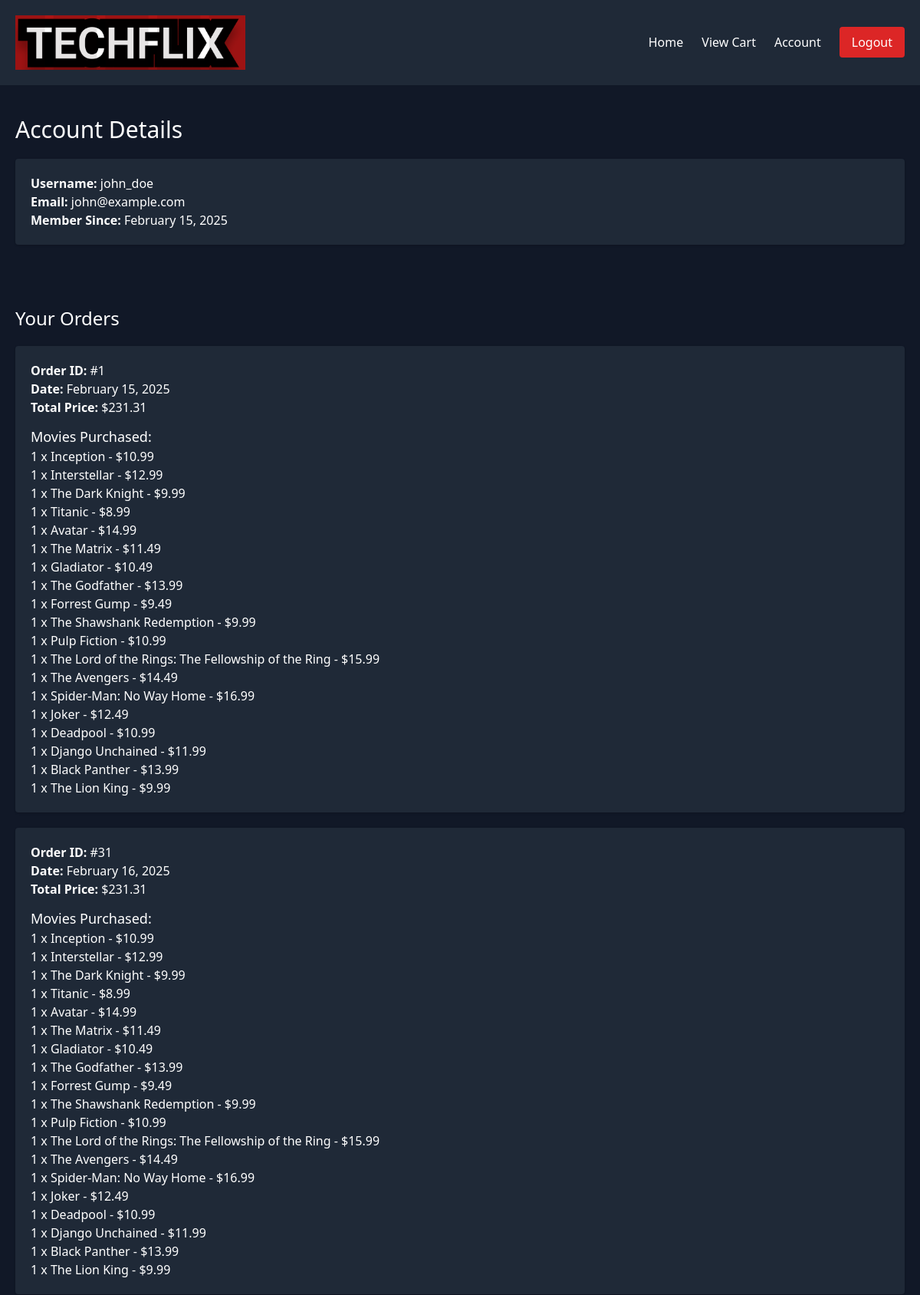
The app's page /movies/account/ (signed in, upper part) with its own data.
### movies/models.py (models this page shows, shortened)
class Order(models.Model):
    user = models.ForeignKey(User, on_delete=models.CASCADE)
    created_at = models.DateTimeField(auto_now_add=True)
    total_price = models.DecimalField(max_digits=8, decimal_places=2, default=0.00)  # ✅ Ensure this field exists

class OrderItem(models.Model):
    order = models.ForeignKey(Order, related_name= "order_items", on_delete=models.CASCADE)
    movie = models.ForeignKey(Movie, on_delete=models.CASCADE)
    quantity = models.PositiveIntegerField(default=1)

class Movie(models.Model):
    title = models.CharField(max_length=255)
    description = models.TextField()
    price = models.DecimalField(max_digits=6, decimal_places=2)
    image = models.ImageField(upload_to='movies/')

### movies/views.py (the view)
# urls.py: path('account/', account_page, name='account'),
@login_required
def account_page(request):
    user_orders = Order.objects.filter(user=request.user).prefetch_related("order_items__movie")
    return render(request, "movies/account.html", {
        "user": request.user,
        "orders": user_orders
    })

### templates/movies/account.html (shortened to what this page needs)
{% load static %}
<!DOCTYPE html>
<html lang="en">
<head>
    <link href="https://cdn.jsdelivr.net/npm/tailwindcss@2.2.19/dist/tailwind.min.css" rel="stylesheet">
</head>
<body class="text-white bg-gray-900">
    <header class="p-5 flex justify-between items-center bg-gray-800">
        <img src="{% static 'movies/images/Techflix_logo.png' %}" height="100" alt="Techflix Logo" width="300">
        <div class="flex justify-center space-x-6 items-center">
            <span><a href="{% url 'index' %}" class="hover:text-red-400">Home</a></span>
            <span><a href="{% url 'view_cart' %}" class="hover:text-red-400">View Cart</a></span>
            <span><a href="{% url 'account' %}" class="hover:text-red-400">Account</a></span>
            <form action="{% url 'logout' %}" method="POST">
                <button type="submit" class="bg-red-600 text-white px-4 py-2 rounded hover:bg-red-500">Logout</button>
            </form>
        </div>
    </header>
    <section class="py-10 px-5">
        <h1 class="text-3xl mb-5">Account Details</h1>
        <div class="bg-gray-800 p-5 rounded shadow">
            <p><strong>Username:</strong> {{ user.username }}</p>
            <p><strong>Email:</strong> {{ user.email }}</p>
            <p><strong>Member Since:</strong> {{ user.date_joined|date:"F d, Y" }}</p>
        </div>
    </section>
    <section class="py-10 px-5">
        <h2 class="text-2xl mb-5">Your Orders</h2>
        {% if orders %}
            <div class="space-y-5">
                {% for order in orders %}
                    <div class="bg-gray-800 p-5 rounded shadow">
                        <p><strong>Order ID:</strong> #{{ order.id }}</p>
                        <p><strong>Date:</strong> {{ order.created_at|date:"F d, Y" }}</p>
                        <p><strong>Total Price:</strong> ${{ order.total_price }}</p>
                        <h3 class="text-lg mt-3">Movies Purchased:</h4>
        <ul>
            {% for item in order.order_items.all %}
            <li>{{ item.quantity }} x {{ item.movie.title }} - ${{ item.movie.price }}</li>
            {% endfor %}
        </ul>
                    </div>
                {% endfor %}
            </div>
        {% else %}
            <p class="text-gray-400">You haven't placed any orders yet.</p>
        {% endif %}
    </section>
</body>
</html>

### records on screen
Order: id "1", created_at "February 15, 2025", total_price "231.31"
OrderItem: quantity "1", movie "Inception", movie.price "10.99"
OrderItem: quantity "1", movie "Interstellar", movie.price "12.99"
OrderItem: quantity "1", movie "The Dark Knight", movie.price "9.99"
OrderItem: quantity "1", movie "Titanic", movie.price "8.99"
OrderItem: quantity "1", movie "Avatar", movie.price "14.99"
OrderItem: quantity "1", movie "The Matrix", movie.price "11.49"
OrderItem: quantity "1", movie "Gladiator", movie.price "10.49"
OrderItem: quantity "1", movie "The Godfather", movie.price "13.99"
OrderItem: quantity "1", movie "Forrest Gump", movie.price "9.49"
OrderItem: quantity "1", movie "The Shawshank Redemption", movie.price "9.99"
OrderItem: quantity "1", movie "Pulp Fiction", movie.price "10.99"
OrderItem: quantity "1", movie "The Lord of the Rings: The Fellowship of the Ring", movie.price "15.99"
OrderItem: quantity "1", movie "The Avengers", movie.price "14.49"
OrderItem: quantity "1", movie "Spider-Man: No Way Home", movie.price "16.99"
OrderItem: quantity "1", movie "Joker", movie.price "12.49"
OrderItem: quantity "1", movie "Deadpool", movie.price "10.99"
OrderItem: quantity "1", movie "Django Unchained", movie.price "11.99"
OrderItem: quantity "1", movie "Black Panther", movie.price "13.99"
OrderItem: quantity "1", movie "The Lion King", movie.price "9.99"
Order: id "31", created_at "February 16, 2025", total_price "231.31"
OrderItem: quantity "1", movie "Inception", movie.price "10.99"
OrderItem: quantity "1", movie "Interstellar", movie.price "12.99"
OrderItem: quantity "1", movie "The Dark Knight", movie.price "9.99"
OrderItem: quantity "1", movie "Titanic", movie.price "8.99"
OrderItem: quantity "1", movie "Avatar", movie.price "14.99"
OrderItem: quantity "1", movie "The Matrix", movie.price "11.49"
OrderItem: quantity "1", movie "Gladiator", movie.price "10.49"
OrderItem: quantity "1", movie "The Godfather", movie.price "13.99"
OrderItem: quantity "1", movie "Forrest Gump", movie.price "9.49"
OrderItem: quantity "1", movie "The Shawshank Redemption", movie.price "9.99"
OrderItem: quantity "1", movie "Pulp Fiction", movie.price "10.99"
OrderItem: quantity "1", movie "The Lord of the Rings: The Fellowship of the Ring", movie.price "15.99"
OrderItem: quantity "1", movie "The Avengers", movie.price "14.49"
OrderItem: quantity "1", movie "Spider-Man: No Way Home", movie.price "16.99"
OrderItem: quantity "1", movie "Joker", movie.price "12.49"
OrderItem: quantity "1", movie "Deadpool", movie.price "10.99"
OrderItem: quantity "1", movie "Django Unchained", movie.price "11.99"
OrderItem: quantity "1", movie "Black Panther", movie.price "13.99"
OrderItem: quantity "1", movie "The Lion King", movie.price "9.99"

### other values on screen
{{ user.username }} "john_doe"
{{ user.email }} "john@example.com"
{{ user.date_joined|date:"F d, Y" }} "February 15, 2025"
